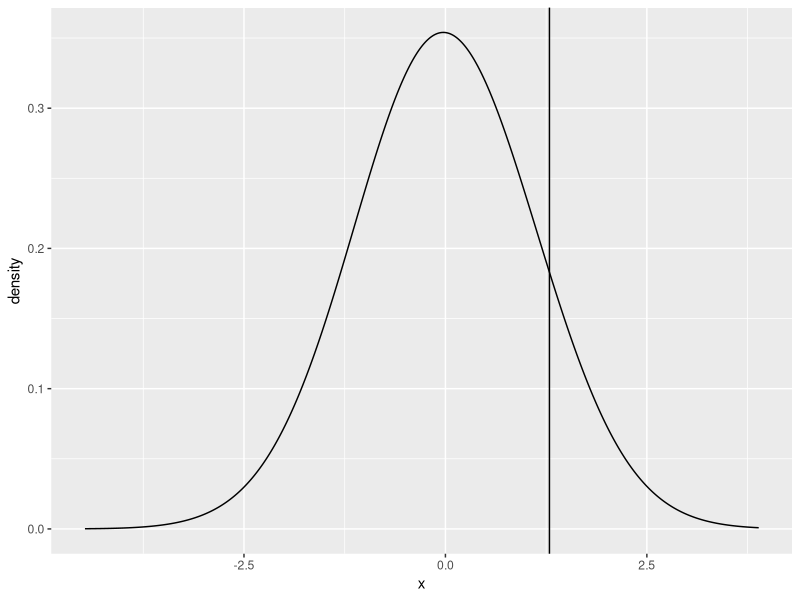

This figure's R source:
## ---- chunk 1
x <- sort(c(2, 4, 7, 8, 9, 10, 10, 10, 11, 12, 12, 14, 15, 19, 25))
quantile(x, probs = seq(0, 1, 0.25), type = 2)
## ---- chunk 2
library(ggplot2)
x<-rnorm(50000,mean = 0, sd = 1)
df<-data.frame(Value = x)
y<-quantile(x,probs = .9, names = FALSE)
ggplot(df, aes(x)) + geom_density(adjust=5) + geom_vline(xintercept = y)
